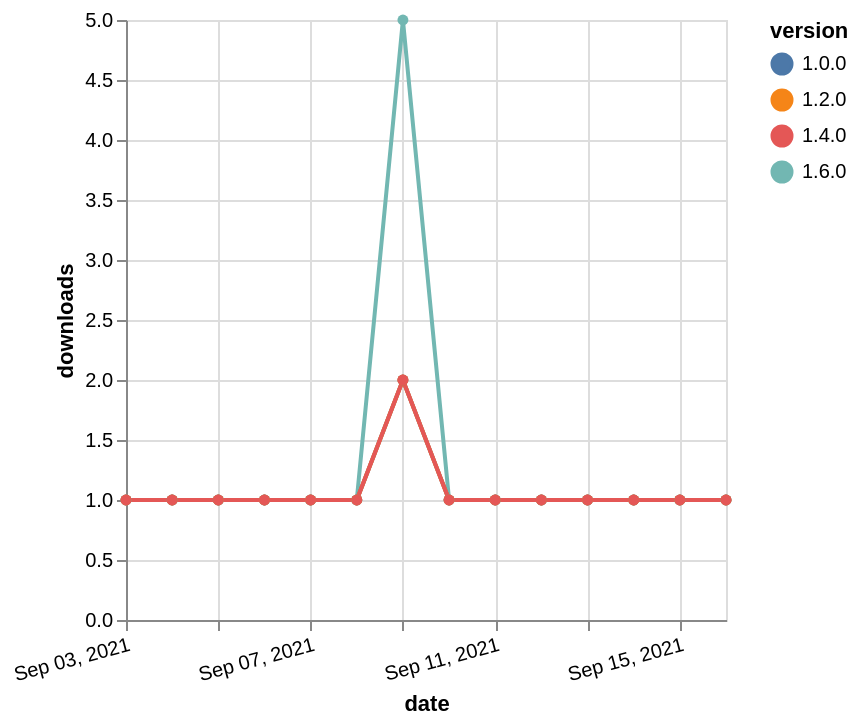

Describe this chart as a Vega-Lite specification.
### Vega-Lite specification from a JSON file in a GitHub repository (floating-point values rounded to 4 significant figures)
{"$schema": "https://vega.github.io/schema/vega-lite/v5.json", "description": "A simple bar chart with embedded data.", "data": {"values": [{"date": "2021-09-03", "total": 208, "delta": 1, "version": "1.6.0"}, {"date": "2021-09-04", "total": 209, "delta": 1, "version": "1.6.0"}, {"date": "2021-09-05", "total": 210, "delta": 1, "version": "1.6.0"}, {"date": "2021-09-06", "total": 211, "delta": 1, "version": "1.6.0"}, {"date": "2021-09-07", "total": 212, "delta": 1, "version": "1.6.0"}, {"date": "2021-09-08", "total": 213, "delta": 1, "version": "1.6.0"}, {"date": "2021-09-09", "total": 218, "delta": 5, "version": "1.6.0"}, {"date": "2021-09-10", "total": 219, "delta": 1, "version": "1.6.0"}, {"date": "2021-09-11", "total": 220, "delta": 1, "version": "1.6.0"}, {"date": "2021-09-12", "total": 221, "delta": 1, "version": "1.6.0"}, {"date": "2021-09-13", "total": 222, "delta": 1, "version": "1.6.0"}, {"date": "2021-09-14", "total": 223, "delta": 1, "version": "1.6.0"}, {"date": "2021-09-15", "total": 224, "delta": 1, "version": "1.6.0"}, {"date": "2021-09-16", "total": 225, "delta": 1, "version": "1.6.0"}, {"date": "2021-09-03", "total": 207, "delta": 1, "version": "1.0.0"}, {"date": "2021-09-04", "total": 208, "delta": 1, "version": "1.0.0"}, {"date": "2021-09-05", "total": 209, "delta": 1, "version": "1.0.0"}, {"date": "2021-09-06", "total": 210, "delta": 1, "version": "1.0.0"}, {"date": "2021-09-07", "total": 211, "delta": 1, "version": "1.0.0"}, {"date": "2021-09-08", "total": 212, "delta": 1, "version": "1.0.0"}, {"date": "2021-09-09", "total": 214, "delta": 2, "version": "1.0.0"}, {"date": "2021-09-10", "total": 215, "delta": 1, "version": "1.0.0"}, {"date": "2021-09-11", "total": 216, "delta": 1, "version": "1.0.0"}, {"date": "2021-09-12", "total": 217, "delta": 1, "version": "1.0.0"}, {"date": "2021-09-13", "total": 218, "delta": 1, "version": "1.0.0"}, {"date": "2021-09-14", "total": 219, "delta": 1, "version": "1.0.0"}, {"date": "2021-09-15", "total": 220, "delta": 1, "version": "1.0.0"}, {"date": "2021-09-16", "total": 221, "delta": 1, "version": "1.0.0"}, {"date": "2021-09-03", "total": 199, "delta": 1, "version": "1.2.0"}, {"date": "2021-09-04", "total": 200, "delta": 1, "version": "1.2.0"}, {"date": "2021-09-05", "total": 201, "delta": 1, "version": "1.2.0"}, {"date": "2021-09-06", "total": 202, "delta": 1, "version": "1.2.0"}, {"date": "2021-09-07", "total": 203, "delta": 1, "version": "1.2.0"}, {"date": "2021-09-08", "total": 204, "delta": 1, "version": "1.2.0"}, {"date": "2021-09-09", "total": 206, "delta": 2, "version": "1.2.0"}, {"date": "2021-09-10", "total": 207, "delta": 1, "version": "1.2.0"}, {"date": "2021-09-11", "total": 208, "delta": 1, "version": "1.2.0"}, {"date": "2021-09-12", "total": 209, "delta": 1, "version": "1.2.0"}, {"date": "2021-09-13", "total": 210, "delta": 1, "version": "1.2.0"}, {"date": "2021-09-14", "total": 211, "delta": 1, "version": "1.2.0"}, {"date": "2021-09-15", "total": 212, "delta": 1, "version": "1.2.0"}, {"date": "2021-09-16", "total": 213, "delta": 1, "version": "1.2.0"}, {"date": "2021-09-03", "total": 176, "delta": 1, "version": "1.4.0"}, {"date": "2021-09-04", "total": 177, "delta": 1, "version": "1.4.0"}, {"date": "2021-09-05", "total": 178, "delta": 1, "version": "1.4.0"}, {"date": "2021-09-06", "total": 179, "delta": 1, "version": "1.4.0"}, {"date": "2021-09-07", "total": 180, "delta": 1, "version": "1.4.0"}, {"date": "2021-09-08", "total": 181, "delta": 1, "version": "1.4.0"}, {"date": "2021-09-09", "total": 183, "delta": 2, "version": "1.4.0"}, {"date": "2021-09-10", "total": 184, "delta": 1, "version": "1.4.0"}, {"date": "2021-09-11", "total": 185, "delta": 1, "version": "1.4.0"}, {"date": "2021-09-12", "total": 186, "delta": 1, "version": "1.4.0"}, {"date": "2021-09-13", "total": 187, "delta": 1, "version": "1.4.0"}, {"date": "2021-09-14", "total": 188, "delta": 1, "version": "1.4.0"}, {"date": "2021-09-15", "total": 189, "delta": 1, "version": "1.4.0"}, {"date": "2021-09-16", "total": 190, "delta": 1, "version": "1.4.0"}]}, "width": "container", "mark": {"type": "line", "point": {"filled": true}}, "encoding": {"x": {"field": "date", "type": "temporal", "timeUnit": "yearmonthdate", "title": "date", "axis": {"labelAngle": -15}}, "y": {"field": "delta", "type": "quantitative", "title": "downloads"}, "color": {"field": "version", "type": "nominal"}, "tooltip": {"field": "delta"}}}
